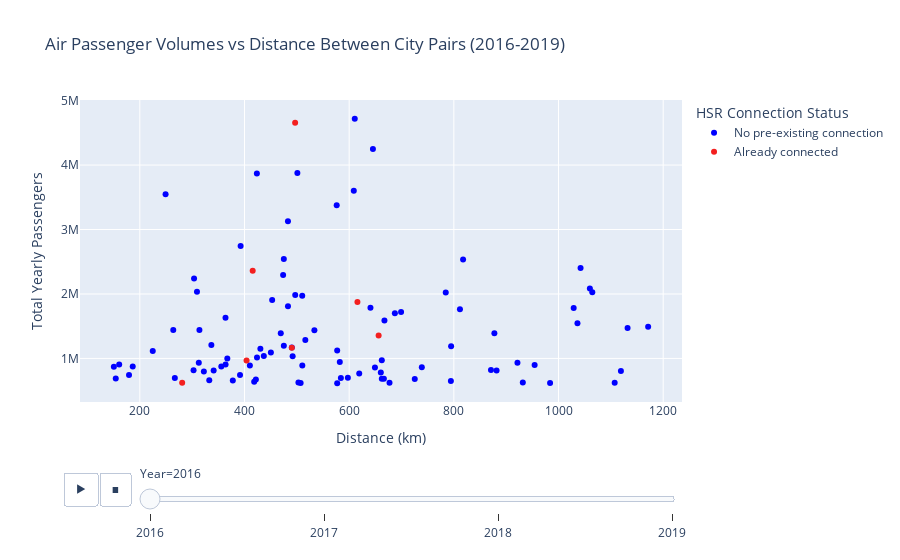

The code cell stored with this chart in its notebook:
### Code cell
# Creating list to store yearly dataFrames
sheets = ['2016', '2017', '2018', '2019']
data_frames = []

# Loop through each sheet, add a 'Year' column, and append it to data_frames list
for sheet in sheets:
    df = pd.read_excel(file_path, sheet_name=sheet)
    df['Year'] = sheet  # Add a Year column for each DataFrame
    data_frames.append(df)

# Concatenate all data into a single DataFrame
df_all = pd.concat(data_frames, ignore_index=True)

# Concatenate all data into a single DataFrame
df_all = pd.concat(data_frames, ignore_index=True)

# Convert Distance from meters to kilometers
df_all['Distance'] = df_all['Distance'] / 1000

# Filtering city pairs based on the Distance range (150 to 1200 km)
df_all = df_all[(df_all['Distance'] >= 150) & (df_all['Distance'] <= 1200)]

# Extract relevant columns using the actual column names in the file
df_all = df_all[['Total passengers', 'NUTS_3_code_A', 'NUTS_3_code_B', 'Distance', 'Year', 'City_A_Name', 'City_B_Name', 'has_connection']]

# Combining city names for the custom hover name
df_all['City_Pair'] = df_all['City_A_Name'] + " & " + df_all['City_B_Name']

# Converts "has_connection" column to string for plotly express will see it as a binary option (not continuous
df_all['has_connection'] = df_all['has_connection'].astype(str)

# Filter to Top 50 Total passenger volumes
df_all = df_all.sort_values(by='Total passengers', ascending=False).groupby('Year').head(100)

# Sorting year slider in ascending order, aka making sure the slider is correctly laid out
df_all = df_all.sort_values(by=['Year', 'Total passengers'], ascending=[True, False])

# Map the 'has_connection' column to specific colors (why isn't the red showing up??)
color_map = {'0': 'blue', '1': '#F31F1F'} # Medium-dark red for 1

# Create a scatter plot using Plotly Express
fig = px.scatter(
    df_all,
    x='Distance',
    y='Total passengers',
    color = 'has_connection',
    color_discrete_map = color_map,
    animation_frame='Year',
    hover_name='City_Pair',
   hover_data={'NUTS_3_code_A': True, 'NUTS_3_code_B': True, 'Distance': True, 'Total passengers': True, 'Year': False,'City_A_Name': False, 'City_B_Name': False},
    title="Air Passenger Volumes vs Distance Between City Pairs (2016-2019)",
    labels={"Distance": "Distance (km)", "Total passengers": "Total Yearly Passengers"},
)

# Update hover template to show City Pair with custom text
fig.update_traces(hovertemplate="<br>".join([
    "City Pair: %{hovertext}",
    "Distance: %{x} km",
    "Passengers: %{y}"
]))
# Adds title for legend
fig.update_layout(legend_title_text='HSR Connection Status')

# Update legend to rename "0" to "No pre-existing connection" and "1" to "Already connected"
fig.for_each_trace(lambda t: t.update(name="No pre-existing connection" if t.name == "0" else "Already connected"))


fig.show()

### Figure 1 — Plotly figure (JSON) as saved in the notebook; plotly's stock layout.template omitted (floating-point values rounded to 4 significant figures; data arrays with more than 128 entries replaced by an {"elided": "..."} marker saying what was removed)
{"data": [{"customdata": {"elided": "93x5 str values"}, "hovertemplate": "City Pair: %{hovertext}<br>Distance: %{x} km<br>Passengers: %{y}", "hovertext": ["Paris & Toulouse", "Nice & Paris", "Berlin & Munich", "Berlin & Frankfurt", "Hamburg & Munich", "Barcelona & Palma de Mallorca", "Madrid & Palma de Mallorca", "DÃ¼sseldorf & Munich", "Frankfurt & Hamburg", "Berlin & Cologne", "Barcelona & Paris", "Madrid & Paris", "Berlin & DÃ¼sseldorf", "Frankfurt & Munich", "Madrid & Paris", "Barcelona & Ibiza", "Barcelona & Frankfurt", "Barcelona & Paris", "Bordeaux & Paris", "Berlin & Stuttgart", "Cologne & Munich", "Frankfurt & Paris", "Paris & Toulouse", "Barcelona & Brussels", "Barcelona & Seville", "Munich & Paris", "Nice & Paris", "Amsterdam & Frankfurt", "Amsterdam & Munich", "Barcelona & Munich", "Munich & Palma de Mallorca", "Palma de Mallorca & Stuttgart", "Bilbao & Madrid", "Barcelona & Menorca", "Hamburg & Stuttgart", "Berlin & Paris", "Ibiza & Madrid", "Bordeaux & Paris", "DÃ¼sseldorf & Hamburg", "Berlin & Cologne", "Barcelona & Malaga", "A Coruna & Madrid", "Barcelona & Bilbao", "Amsterdam & Berlin", "Gran Canaria & Lanzarote", "Madrid & Vigo", "Luxembourg City & Munich", "Hannover & Munich", "Bordeaux & Lyon", "Amsterdam & Hamburg", "Biarritz & Paris", "Montpellier & Paris", "Ajaccio & Paris", "Brussels & Frankfurt", "Fuerteventura & Gran Canaria", "Asturias & Madrid", "Amsterdam & Nice", "DÃ¼sseldorf & Paris", "Lyon & Nantes", "Cologne & Hamburg", "Frankfurt & Luxembourg City", "Ibiza & Palma de Mallorca", "Hamburg & Paris", "Berlin & Brussels", "Barcelona & Santiago de Compostela", "Amsterdam & Luxembourg City", "Bastia & Paris", "Nantes & Paris", "Barcelona & DÃ¼sseldorf", "Palma de Mallorca & Valencia", "Paris & Toulon", "Montpellier & Paris", "DÃ¼sseldorf & Frankfurt", "Lyon & Toulouse", "Brussels & Munich", "Bremen & Munich", "Frankfurt & Hannover", "Frankfurt & Stuttgart", "Paris & Pau", "Barcelona & Granada", "Amsterdam & Lyon", "Alicante & Barcelona", "Bremen & Frankfurt", "Dresden & Frankfurt", "Brussels & Nice", "Madrid & Malaga", "Amsterdam & Stuttgart", "Amsterdam & Bordeaux", "Marseille & Nantes", "Paris & Valencia", "Barcelona & Lyon", "Amsterdam & Marseille", "Amsterdam & Berlin"], "legendgroup": "0", "marker": {"color": "blue", "symbol": "circle"}, "mode": "markers", "name": "No pre-existing connection", "orientation": "v", "showlegend": true, "type": "scatter", "x": [610.7, 645.4, 501.0, 423.7, 608.8, 249.2, 576.2, 483.1, 392.6, 475.2, 817.7, 1042.0, 473.8, 303.7, 1060.0, 309.2, 1065.0, 784.5, 496.9, 510.3, 452.9, 483.1, 640.7, 1029.0, 811.7, 699.2, 687.3, 363.7, 667.4, 1036.0, 1171.0, 1132.0, 313.9, 263.9, 533.6, 877.4, 469.3, 516.3, 336.7, 475.2, 794.8, 490.4, 430.4, 577.1, 224.7, 450.4, 436.9, 492.0, 423.9, 367.2, 662.3, 582.1, 921.5, 312.7, 160.6, 363.9, 954.3, 410.3, 510.5, 355.7, 186.4, 150.4, 738.8, 649.2, 870.9, 302.7, 881.7, 341.1, 1119.0, 322.4, 660.5, 619.2, 179.4, 391.5, 597.5, 584.2, 266.9, 154.0, 662.3, 666.3, 725.3, 421.7, 332.7, 377.7, 794.4, 418.5, 503.1, 931.8, 677.1, 1107.0, 507.3, 983.9, 577.1], "xaxis": "x", "y": [4716804, 4249404, 3878625, 3869795, 3603238, 3545242, 3375136, 3128381, 2742869, 2541202, 2533343, 2400998, 2293096, 2240350, 2083535, 2034994, 2025566, 2022878, 1983326, 1972516, 1906621, 1808471, 1786777, 1783265, 1763444, 1720728, 1700624, 1632021, 1586957, 1544325, 1491466, 1470971, 1441680, 1439570, 1435723, 1391433, 1390394, 1285409, 1207026, 1195571, 1190360, 1171380, 1150288, 1124598, 1114618, 1090084, 1039042, 1035023, 1016037, 999027, 971414, 946415, 932695, 931130, 906840, 904820, 898959, 891757, 888743, 876110, 873956, 870934, 862929, 857825, 820682, 818175, 814487, 811026, 806306, 797596, 782095, 767272, 743904, 742623, 699603, 697042, 694965, 688217, 685939, 685134, 680346, 672888, 661041, 656933, 651293, 637506, 624977, 624852, 623637, 620999, 617648, 617333, 616448], "yaxis": "y"}, {"customdata": [["ES511", "ES300", "2016", "Barcelona", "Madrid"], ["NL329", "FR108", "2016", "Amsterdam", "Paris"], ["FRL04", "FR107", "2016", "Marseille", "Paris"], ["FRL04", "FR108", "2016", "Marseille", "Paris"], ["ES300", "ES111", "2016", "Madrid", "Santiago de Compostela"], ["FRK26", "FR108", "2016", "Lyon", "Paris"], ["ES300", "ES523", "2016", "Madrid", "Valencia"]], "hovertemplate": "City Pair: %{hovertext}<br>Distance: %{x} km<br>Passengers: %{y}", "hovertext": ["Barcelona & Madrid", "Amsterdam & Paris", "Marseille & Paris", "Marseille & Paris", "Madrid & Santiago de Compostela", "Lyon & Paris", "Madrid & Valencia"], "legendgroup": "1", "marker": {"color": "#F31F1F", "symbol": "circle"}, "mode": "markers", "name": "Already connected", "orientation": "v", "showlegend": true, "type": "scatter", "x": [496.7, 415.7, 615.8, 656.2, 490.4, 403.9, 280.9], "xaxis": "x", "y": [4657590, 2358886, 1875842, 1354718, 1165728, 969164, 622460], "yaxis": "y"}], "layout": {"legend": {"title": {"text": "HSR Connection Status"}, "tracegroupgap": 0}, "sliders": [{"active": 0, "currentvalue": {"prefix": "Year="}, "len": 0.9, "pad": {"b": 10, "t": 60}, "steps": [{"args": [["2016"], {"frame": {"duration": 0, "redraw": false}, "fromcurrent": true, "mode": "immediate", "transition": {"duration": 0, "easing": "linear"}}], "label": "2016", "method": "animate"}, {"args": [["2017"], {"frame": {"duration": 0, "redraw": false}, "fromcurrent": true, "mode": "immediate", "transition": {"duration": 0, "easing": "linear"}}], "label": "2017", "method": "animate"}, {"args": [["2018"], {"frame": {"duration": 0, "redraw": false}, "fromcurrent": true, "mode": "immediate", "transition": {"duration": 0, "easing": "linear"}}], "label": "2018", "method": "animate"}, {"args": [["2019"], {"frame": {"duration": 0, "redraw": false}, "fromcurrent": true, "mode": "immediate", "transition": {"duration": 0, "easing": "linear"}}], "label": "2019", "method": "animate"}], "x": 0.1, "xanchor": "left", "y": 0, "yanchor": "top"}], "title": {"text": "Air Passenger Volumes vs Distance Between City Pairs (2016-2019)"}, "updatemenus": [{"buttons": [{"args": [null, {"frame": {"duration": 500, "redraw": false}, "fromcurrent": true, "mode": "immediate", "transition": {"duration": 500, "easing": "linear"}}], "label": "&#9654;", "method": "animate"}, {"args": [[null], {"frame": {"duration": 0, "redraw": false}, "fromcurrent": true, "mode": "immediate", "transition": {"duration": 0, "easing": "linear"}}], "label": "&#9724;", "method": "animate"}], "direction": "left", "pad": {"r": 10, "t": 70}, "showactive": false, "type": "buttons", "x": 0.1, "xanchor": "right", "y": 0, "yanchor": "top"}], "xaxis": {"anchor": "y", "domain": [0, 1], "title": {"text": "Distance (km)"}}, "yaxis": {"anchor": "x", "domain": [0, 1], "title": {"text": "Total Yearly Passengers"}}}}
